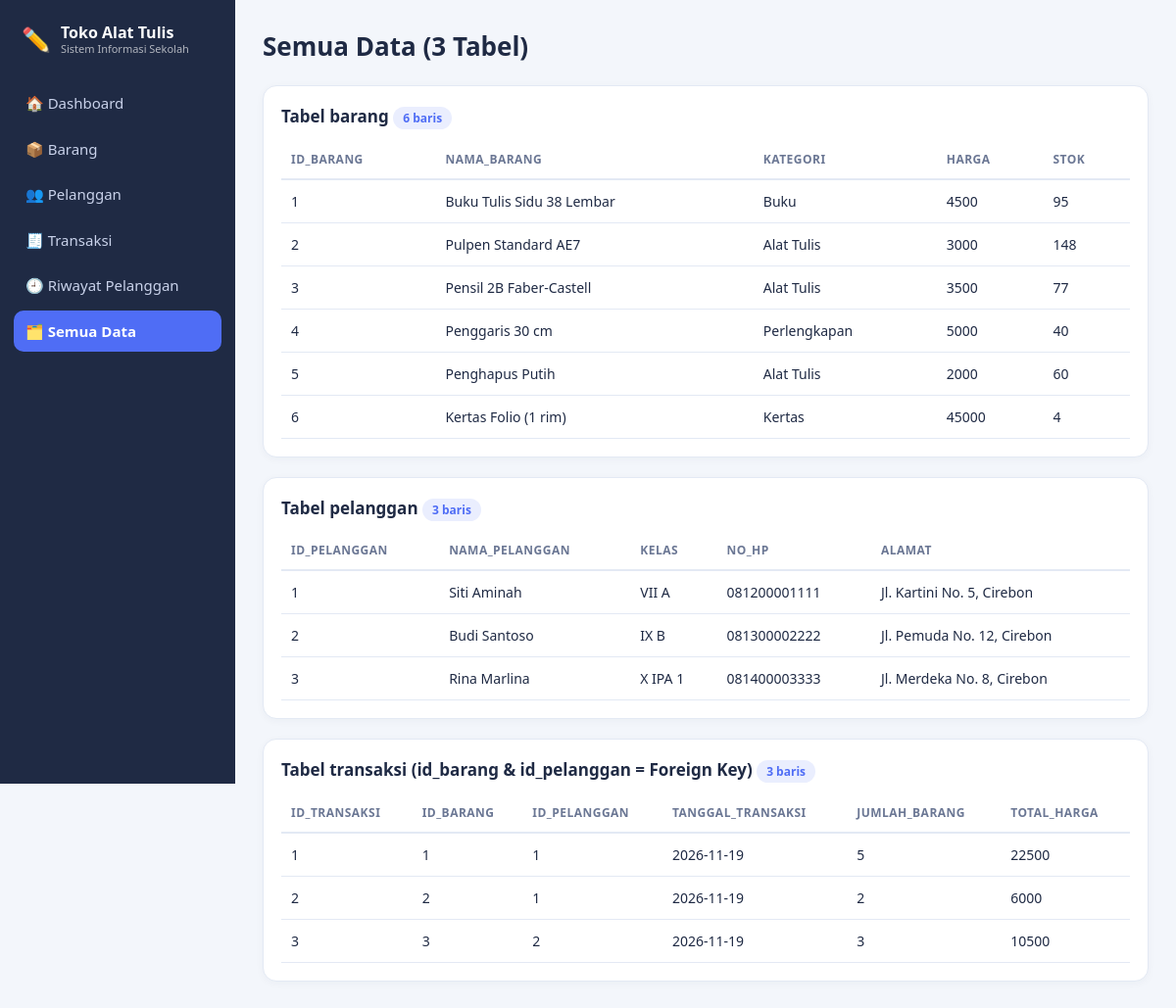
/semua_data.php, run on the app's committed database.
### tables this page shows
CREATE TABLE barang (
  id_barang   INT AUTO_INCREMENT PRIMARY KEY,
  nama_barang VARCHAR(100) NOT NULL,
  kategori    VARCHAR(50)  NOT NULL,
  harga       INT NOT NULL,
  stok        INT NOT NULL DEFAULT 0
);

CREATE TABLE pelanggan (
  id_pelanggan   INT AUTO_INCREMENT PRIMARY KEY,
  nama_pelanggan VARCHAR(100) NOT NULL,
  kelas          VARCHAR(20),
  no_hp          VARCHAR(20),
  alamat         VARCHAR(200)
);

CREATE TABLE transaksi (
  id_transaksi      INT AUTO_INCREMENT PRIMARY KEY,
  id_barang         INT NOT NULL,
  id_pelanggan      INT NOT NULL,
  tanggal_transaksi DATE NOT NULL,
  jumlah_barang     INT NOT NULL,
  total_harga       INT NOT NULL,
  CONSTRAINT fk_transaksi_barang
    FOREIGN KEY (id_barang) REFERENCES barang(id_barang)
    ON DELETE RESTRICT ON UPDATE CASCADE,
  CONSTRAINT fk_transaksi_pelanggan
    FOREIGN KEY (id_pelanggan) REFERENCES pelanggan(id_pelanggan)
    ON DELETE RESTRICT ON UPDATE CASCADE
);

### koneksi.php (called while the page is built, shortened)
<?php
function e($s) { return htmlspecialchars((string)$s, ENT_QUOTES, 'UTF-8'); }

### semua_data.php (the view, shortened to what this page needs)
<?php
require 'koneksi.php'; require 'layout.php';
$barang    = $pdo->query("SELECT * FROM barang ORDER BY id_barang")->fetchAll();
$pelanggan = $pdo->query("SELECT * FROM pelanggan ORDER BY id_pelanggan")->fetchAll();
$transaksi = $pdo->query("SELECT * FROM transaksi ORDER BY id_transaksi")->fetchAll();
function tampil_tabel($judul, $rows) {
    echo '<div class="card wrap"><h2>' . e($judul) . ' <span class="badge">' . count($rows) . ' baris</span></h2><table>';
    if ($rows) {
        echo '<tr>';
        foreach (array_keys($rows[0]) as $kolom) echo '<th>' . e($kolom) . '</th>';
        echo '</tr>';
        foreach ($rows as $r) {
            echo '<tr>';
            foreach ($r as $v) echo '<td>' . e($v) . '</td>';
            echo '</tr>';
        }
    } else {
        echo '<tr><td class="muted">Tabel kosong.</td></tr>';
    }
    echo '</table></div>';
}
tampil_tabel('Tabel barang', $barang);

### assets/style.css (style rules this page uses)
:root { --bg:#f3f6fb;--card:#fff;--tx:#1f2a44;--mut:#6b7794;--bd:#e3e9f4;--pri:#4f6df5;--pri2:#eaeefe;--ok:#1f9d6b;--warn:#e08a00;--dg:#d64545 }
* { box-sizing:border-box }
body { margin:0; background:var(--bg); color:var(--tx); font:15px/1.5 "Segoe UI",system-ui,-apple-system,sans-serif; display:flex;min-height:100vh; }
h2 { font-size:17px;margin:0 0 12px }
.card { background:var(--card);border:1px solid var(--bd);border-radius:14px;padding:18px;margin-bottom:20px;box-shadow:0 2px 8px rgba(31,42,68,.04) }
.wrap { overflow-x:auto }
table { width:100%;border-collapse:collapse;font-size:14px }
th { text-align:left;color:var(--mut);font-size:12px;text-transform:uppercase;letter-spacing:.04em;padding:10px;border-bottom:2px solid var(--bd);white-space:nowrap }
td { padding:11px 10px;border-bottom:1px solid var(--bd);white-space:nowrap }
.badge { padding:3px 10px;border-radius:99px;font-size:12px;font-weight:600;background:var(--pri2);color:var(--pri) }

### data on the page
barang: id_barang "1", nama_barang "Buku Tulis Sidu 38 Lembar", kategori "Buku", harga "4500", stok "95"
barang: id_barang "2", nama_barang "Pulpen Standard AE7", kategori "Alat Tulis", harga "3000", stok "148"
barang: id_barang "3", nama_barang "Pensil 2B Faber-Castell", kategori "Alat Tulis", harga "3500", stok "77"
barang: id_barang "4", nama_barang "Penggaris 30 cm", kategori "Perlengkapan", harga "5000", stok "40"
barang: id_barang "5", nama_barang "Penghapus Putih", kategori "Alat Tulis", harga "2000", stok "60"
barang: id_barang "6", nama_barang "Kertas Folio (1 rim)", kategori "Kertas", harga "45000", stok "4"
pelanggan: id_pelanggan "1", nama_pelanggan "Siti Aminah", kelas "VII A", no_hp "081200001111", alamat "Jl. Kartini No. 5, Cirebon"
pelanggan: id_pelanggan "2", nama_pelanggan "Budi Santoso", kelas "IX B", no_hp "081300002222", alamat "Jl. Pemuda No. 12, Cirebon"
pelanggan: id_pelanggan "3", nama_pelanggan "Rina Marlina", kelas "X IPA 1", no_hp "081400003333", alamat "Jl. Merdeka No. 8, Cirebon"
transaksi: v "1", tanggal_transaksi "2026-11-19", jumlah_barang "5", total_harga "22500"
transaksi: v "2", id_pelanggan "1", tanggal_transaksi "2026-11-19", total_harga "6000"
transaksi: v "3", id_pelanggan "2", tanggal_transaksi "2026-11-19", total_harga "10500"

### other printed values
$ikon "🏠"
$nama "Dashboard"
$ikon "📦"
$nama "Barang"
$ikon "👥"
$nama "Pelanggan"
$ikon "🧾"
$nama "Transaksi"
$ikon "🕘"
$nama "Riwayat Pelanggan"
$ikon "🗂️"
$nama "Semua Data"
$judul "Semua Data (3 Tabel)"
$judul "Tabel barang Tabel pelanggan Tabel transaksi (id_barang & id_pelanggan = Foreign Key)"
count($rows) "6 3 3"
